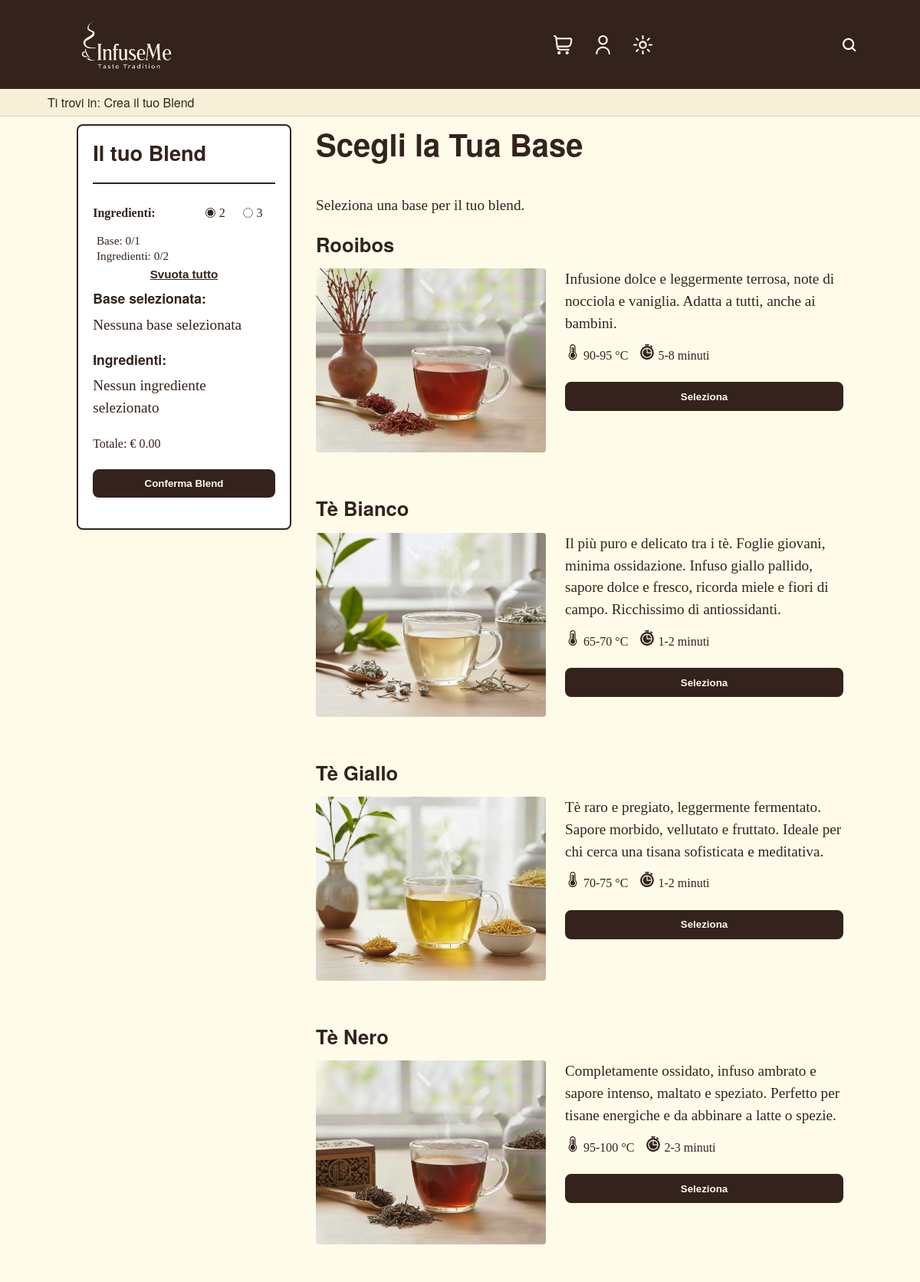
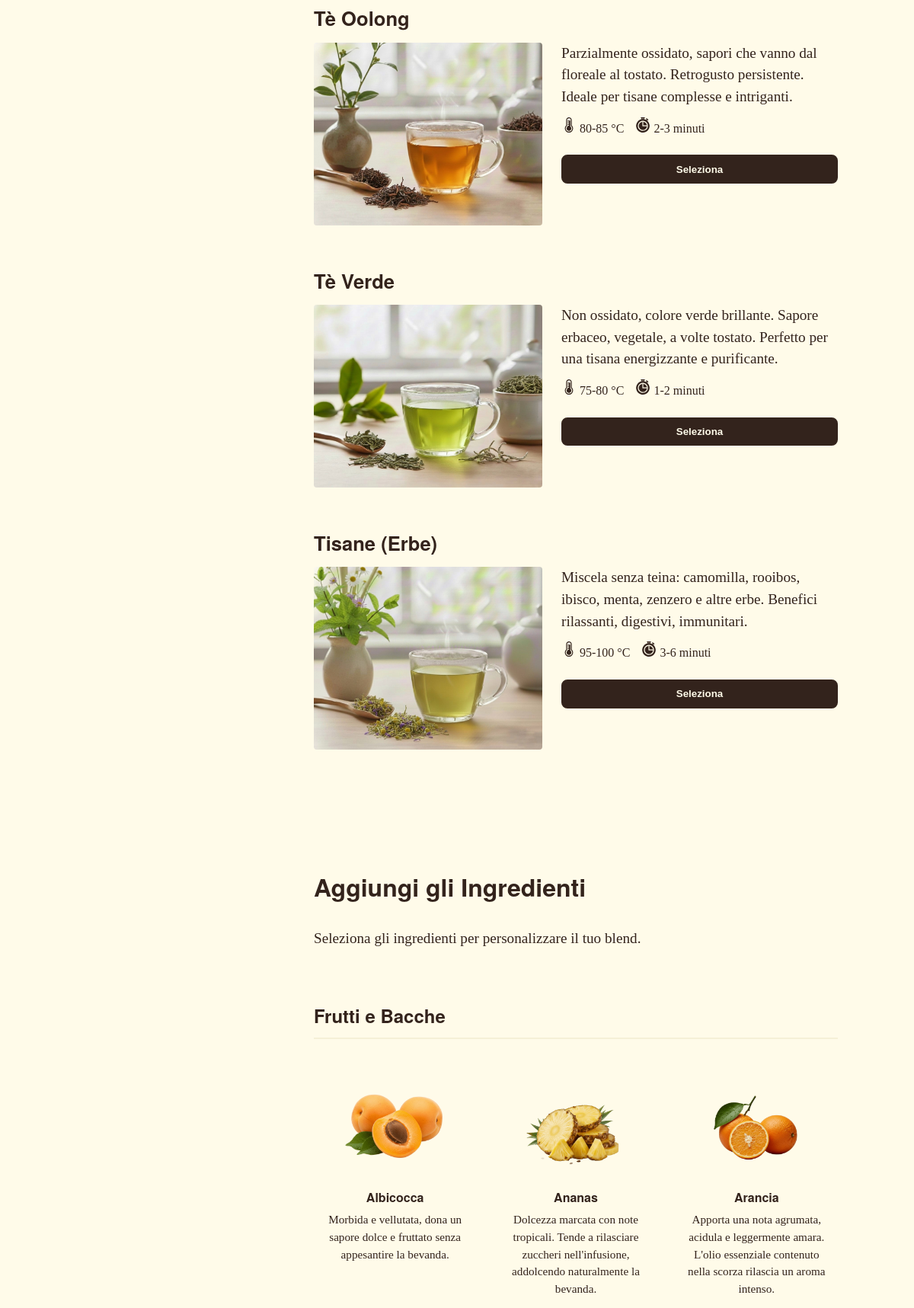
The page /creaBlend.php (upper part) on the database its author committed (2 pictures, top to bottom).
### tables this page shows
CREATE TABLE base (
    id_base INT UNSIGNED AUTO_INCREMENT PRIMARY KEY,
    nome VARCHAR(150) NOT NULL UNIQUE,
    descrizione TEXT NULL,
    img_path VARCHAR(255) NULL,
    temperatura_infusione VARCHAR(50) NOT NULL,
    tempo_infusione VARCHAR(50) NOT NULL
);

CREATE TABLE ingrediente (
    id_ingrediente INT UNSIGNED AUTO_INCREMENT PRIMARY KEY, 
    nome VARCHAR(150) NOT NULL UNIQUE,
    descrizione TEXT NULL,
    tipo ENUM('frutto', 'spezia', 'fiore', 'dolcificante', 'note') NOT NULL,
    img_path VARCHAR(255) NULL,
    disponibile INT UNSIGNED NOT NULL DEFAULT 100
);

### src/creaBlend.php (the view, shortened to what this page needs)
<?php
require_once 'php/connessione.php';
require_once 'php/navbar.php';
$basiHtml = '';
$ingredientiHtml = '';
try {
    $sqlBasi = "SELECT * FROM base ORDER BY nome";
    $stmtBasi = $pdo->query($sqlBasi);
    while ($base = $stmtBasi->fetch()) {
        $id = $base['id_base'];
        $nome = htmlspecialchars($base['nome']);
        $desc = !empty($base['descrizione']) ? '<p class="descrizione">'.htmlspecialchars($base['descrizione']).'</p>' : '';
        $img = htmlspecialchars($base['img_path'] ?? 'images/ingredienti/placeholder.webp');
        $temp = htmlspecialchars($base['temperatura_infusione']);
        $time = htmlspecialchars($base['tempo_infusione']);
        $btnId = "btn-seleziona-base-{$id}";
        $basiHtml .= <<<HTML
        <article class="base-card" data-id="$id"
                data-nome="$nome"
                data-prezzo="3.50"
                data-temperatura="$temp"
                data-tempo="$time">
            <h2 class="base-title">$nome</h2>
            <div class="base-content">
                <div class="base-image-standard">
                    <img src="$img" alt="$nome">
                </div>
                <div class="base-info">
                    $desc
                    <div class="info-infusione">
                        <span class="temp">
                            $temp
                        </span>
                        <span class="time">
                            $time
                        </span>
                    </div>
                    <button id="$btnId" class="btn btn-seleziona-base" aria-label="Seleziona $nome come base">
                    </button>
                </div>
            </div>
        </article>
HTML;
    }
    $sqlIng = "SELECT * FROM ingrediente ORDER BY tipo, nome";
    $stmtIng = $pdo->query($sqlIng);
    $ingredientiRaw = $stmtIng->fetchAll();
    $gruppi = [];
    foreach ($ingredientiRaw as $ing) {
        $gruppi[$ing['tipo']][] = $ing;
    }
    function getTitoloTipo($tipo) {
        $map = [
            'frutto' => 'Frutti e Bacche',
            'spezia' => 'Spezie e Radici',
            'fiore' => 'Fiori e Erbe',
            'dolcificante' => 'Dolcificanti Naturali',
            'note' => 'Note Particolari'
        ];
        return $map[$tipo] ?? ucfirst($tipo);
    }
    foreach ($gruppi as $tipo => $listaIngredienti) {
        $titolo = getTitoloTipo($tipo);
        $ingredientiHtml .= '<h3 class="titolo-categoria">' . $titolo . '</h3>';
        $ingredientiHtml .= '<div class="ingredienti-grid">';
        foreach ($listaIngredienti as $ing) {
            $id = $ing['id_ingrediente'];
            $nome = htmlspecialchars($ing['nome']);
            $img = !empty($ing['img_path']) ? $ing['img_path'] : 'images/ingredienti/placeholder.webp';
            $descrizioneIng = !empty($ing['descrizione']) ? '<p class="descrizione-ingrediente">'.htmlspecialchars($ing['descrizione']).'</p>' : '';
            $btnIngId = "btn-aggiungi-ingrediente-{$id}";
            $ingredientiHtml .= <<<HTML
            <div class="ingrediente-card" data-id="$id"
                                        data-nome="$nome"
                                        data-tipo="$tipo"
                                        data-prezzo="1.50">
                <img src="$img" alt="$nome">
                <h4>$nome</h4>
                $descrizioneIng
                <button id="$btnIngId" class="btn btn-aggiungi-ingrediente" aria-label="Aggiungi $nome al blend">
                    <span aria-hidden="true">Aggiungi</span>
                </button>
            </div>
HTML;
        }
        $ingredientiHtml .= '</div>';
    }
} catch (PDOException $e) {
    error_log("Errore creaBlend: " . $e->getMessage());
    $basiHtml = "<p class='error'>Impossibile caricare le basi.</p>";
}
$templatePath = 'html/creaBlend.html';
if (file_exists($templatePath)) {
    $template = file_get_contents($templatePath);
    $template = str_replace('[navbar]', $navbarBlock, $template);
    $template = str_replace('[LISTA_BASI]', $basiHtml, $template);
    $template = str_replace('[LISTA_INGREDIENTI]', $ingredientiHtml, $template);
    echo $template;
} else {
    die("Errore: Template creaBlend.html non trovato.");
}
?>

### src/css/mini.css (style rules this page uses)
@media screen and (min-width: 768px) { .container, .header-container { max-width: 720px; padding: 0 1.5em; } }
@media screen and (min-width: 1024px) { .container, .header-container { max-width: 960px; padding: 0 2em; } }
@media screen and (min-width: 1200px) { .container, .header-container { max-width: 1140px; } }
.header-container { display: flex; justify-content: space-between; align-items: center; flex-wrap: nowrap; gap: 2em; }
@media (max-width: 1200px) and (min-width: 1025px) { header { padding: 1em 0; } }
@media (max-width: 1200px) and (min-width: 1025px) { .header-container { padding: 0 40px; } }
@media (max-width: 1200px) and (min-width: 1025px) { .logo { width: 190px; height: 55px; } }
@media (max-width: 1200px) and (min-width: 1025px) { .header-utilities { gap: 0.5em; } }
@media (max-width: 1200px) and (min-width: 1025px) { header .icon-button { width: 44px; height: 44px; } }
@media (max-width: 1200px) and (min-width: 1025px) { header .icon-button svg { width: 25px; height: 25px; } }
@media (max-width: 1200px) and (min-width: 1025px) { .mobile-menu-wrapper .theme-toggle { background-color: transparent; } }

### src/css/print.css (style rules this page uses)
header, footer, nav, .skip-link, .hero-background, .hero-buttons, .fixed-filter-btn, .filter-panel, .sort-options-vertical, #noResults, .bottone-primario, .add-to-cart-icon, .slogan-section, .btn, .admin-actions, .riepilogo-mobile-overlay, .sidebar-config, .btn-reset-link, .btn-conferma, #form-blend, a.pulsante-torna-su, .back-to-top, #aggiungiCarrello { display: none; }
img { border: none; display: block; }
.catalog-section .container, .crea-blend-layout .container-grid { display: block; width: 100%; margin: 0; padding: 0.3cm; }
section { margin: 0; padding: 0; }
.catalog-grid, .basi-grid, .ingredienti-grid, .products-grid { display: flex; flex-wrap: wrap; justify-content: center; align-items: stretch; gap: 0.1cm; margin: 0; padding: 0; }
.catalog-grid .product-card, .ingredienti-grid .ingrediente-card, .products-grid .product-card { flex: 1 1 calc(33.333% - 0.1cm); max-width: calc(33.333% - 0.1cm); box-sizing: border-box; margin: 0; padding: 0.15cm; text-align: center; page-break-inside: avoid; break-inside: avoid; border: 0.5pt solid #000; display: flex; flex-direction: column; align-items: center; justify-content: flex-start; border-radius: 2px; min-height: 4cm; }
.catalog-grid .product-card img, .ingredienti-grid .ingrediente-card img, .products-grid .product-card img { width: 80%; height: auto; max-height: 2.5cm; object-fit: contain; margin: 0 auto; }
.catalog-grid .product-card h3, .ingredienti-grid .ingrediente-card h4, .products-grid .product-card h3 { margin: 0.15cm 0; font-size: 13pt; font-weight: bold; line-height: 1.2; }
.catalog-grid .product-card p, .ingredienti-grid .ingrediente-card p, .products-grid .product-card p { margin: 0.1cm 0; font-size: 10.5pt; font-weight: normal; }
main#main-content { margin: 0; padding: 0.3cm; max-width: 100%; }

### rows shown on the page
base: nome "Rooibos", img_path+nome (picture), descrizione "Infusione dolce e leggermente terrosa, note di nocciola e vaniglia. Adatta a tutti, anche ai bambini.", temperatura_infusione "90-95 °C", tempo_infusione "5-8 minuti"
base: nome "Tè Bianco", img_path (picture), descrizione "Il più puro e delicato tra i tè. Foglie giovani, minima ossidazione. Infuso giallo pallido, sapore dolce e fresco, ricorda miele e fiori di campo. Ricchissimo di antiossidanti.", temperatura_infusione "65-70 °C", tempo_infusione "1-2 minuti"
base: nome "Tè Giallo", img_path (picture), descrizione "Tè raro e pregiato, leggermente fermentato. Sapore morbido, vellutato e fruttato. Ideale per chi cerca una tisana sofisticata e meditativa.", temperatura_infusione "70-75 °C", tempo_infusione "1-2 minuti"
base: nome "Tè Nero", img_path (picture), descrizione "Completamente ossidato, infuso ambrato e sapore intenso, maltato e speziato. Perfetto per tisane energiche e da abbinare a latte o spezie.", temperatura_infusione "95-100 °C", tempo_infusione "2-3 minuti"
base: nome "Tè Oolong", img_path (picture), descrizione "Parzialmente ossidato, sapori che vanno dal floreale al tostato. Retrogusto persistente. Ideale per tisane complesse e intriganti.", temperatura_infusione "80-85 °C", tempo_infusione "2-3 minuti"
base: nome "Tè Verde", img_path (picture), descrizione "Non ossidato, colore verde brillante. Sapore erbaceo, vegetale, a volte tostato. Perfetto per una tisana energizzante e purificante.", temperatura_infusione "75-80 °C", tempo_infusione "1-2 minuti"
base: nome "Tisane (Erbe)", img_path (picture), descrizione "Miscela senza teina: camomilla, rooibos, ibisco, menta, zenzero e altre erbe. Benefici rilassanti, digestivi, immunitari.", temperatura_infusione "95-100 °C", tempo_infusione "3-6 minuti"
ingrediente: img_path (picture), nome "Albicocca", descrizione "Morbida e vellutata, dona un sapore dolce e fruttato senza appesantire la bevanda."
ingrediente: img_path (picture), nome "Ananas", descrizione "Dolcezza marcata con note tropicali. Tende a rilasciare zuccheri nell'infusione, addolcendo naturalmente la bevanda."
ingrediente: img_path (picture), nome "Arancia", descrizione "Apporta una nota agrumata, acidula e leggermente amara. L'olio essenziale contenuto nella scorza rilascia un aroma intenso."

### other values the page prints
$titolo "Frutti e Bacche"
